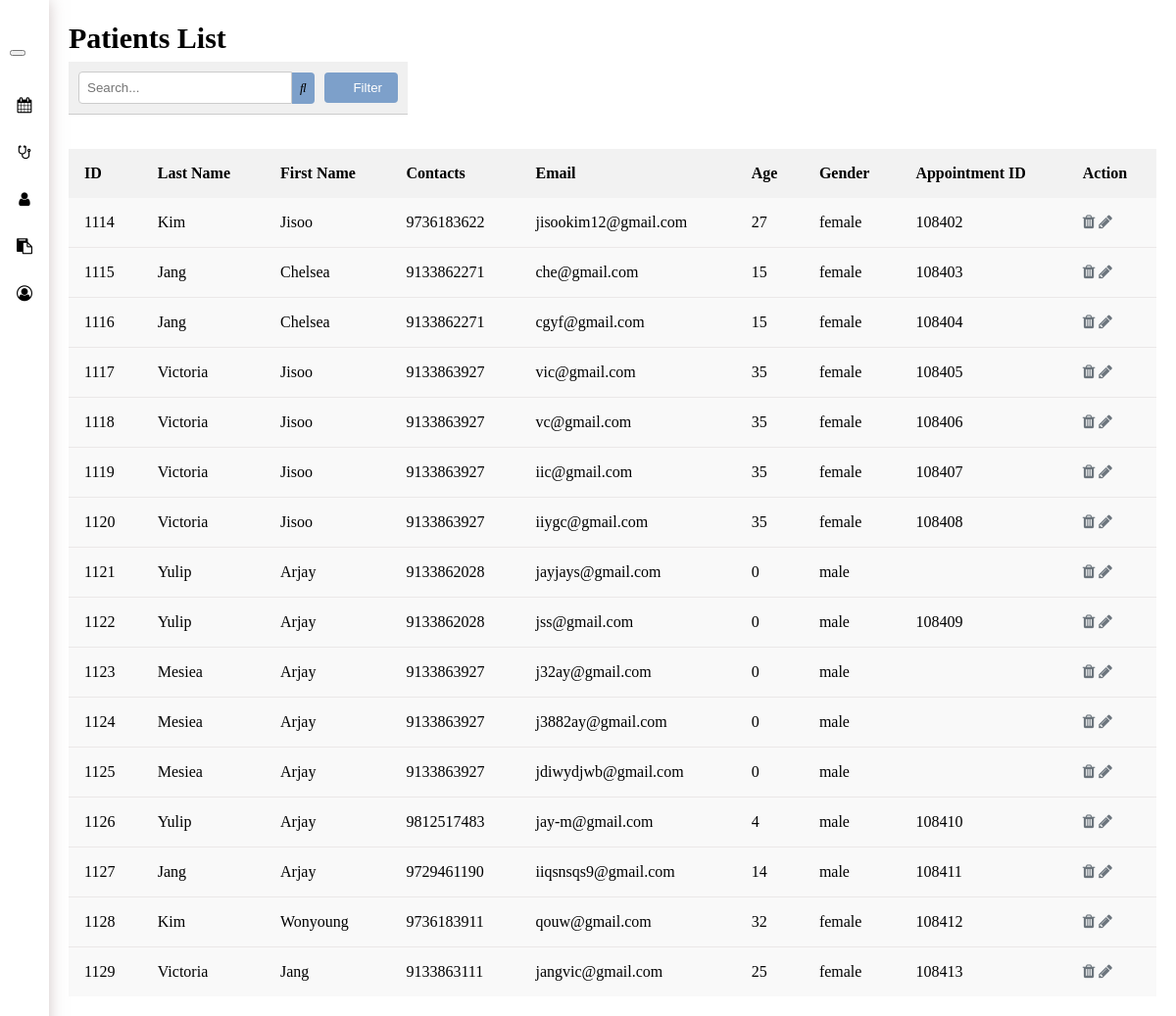
The page /admin_page/patients.php (signed in) on the database as committed earlier.
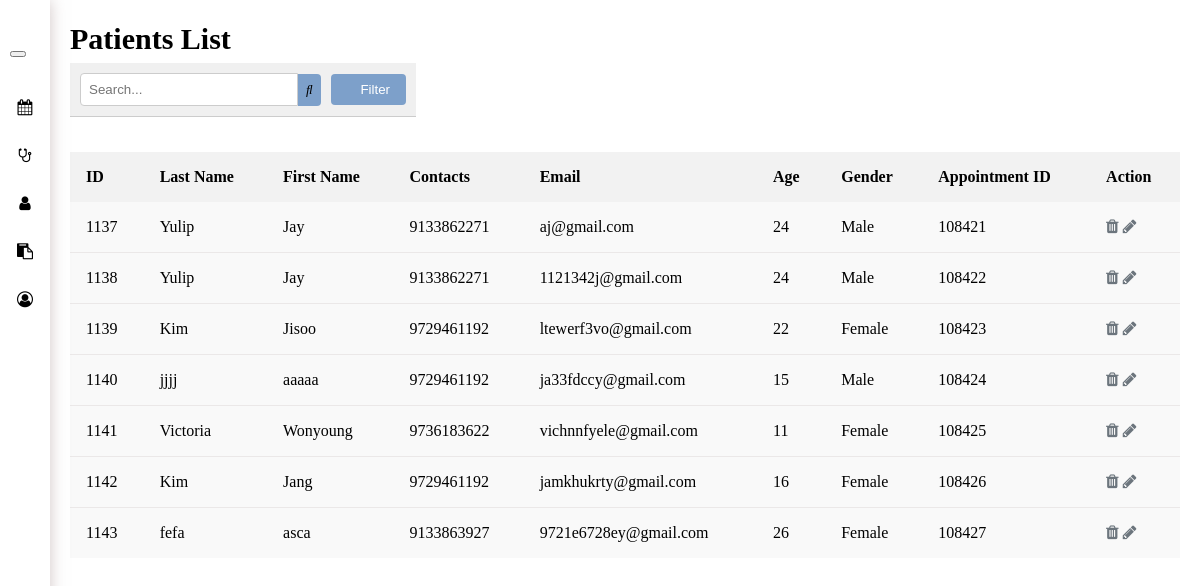
The same page on the database as committed later.
### tables this page shows
CREATE TABLE `tblappoint` (
  `apt_id` int(11) NOT NULL,
  `ptn_id` int(11) NOT NULL,
  `doc_id` int(11) NOT NULL,
  `serv_id` int(11) NOT NULL,
  `apt_time` time DEFAULT NULL,
  `apt_date` date DEFAULT NULL,
  `sched_status` varchar(20) NOT NULL
);

CREATE TABLE `tblpatient` (
  `ptn_id` int(11) NOT NULL,
  `ptn_fname` varchar(100) NOT NULL,
  `ptn_lname` varchar(100) NOT NULL,
  `ptn_birthdate` date NOT NULL,
  `ptn_gender` varchar(30) NOT NULL,
  `ptn_contact` bigint(30) NOT NULL,
  `ptn_email` varchar(50) NOT NULL
);

### admin_page/patients.php (the view, shortened to what this page needs)
<?php
include '../config.php';
$patientSql = "SELECT p.ptn_id AS ID, p.ptn_lname AS 'Last Name', p.ptn_fname AS 'First Name',
                     p.ptn_contact AS Contacts, p.ptn_email AS Email,
                     TIMESTAMPDIFF(YEAR, p.ptn_birthdate, CURDATE()) AS Age, p.ptn_gender AS Gender,
                     a.apt_id AS 'Appointment ID'
              FROM tblpatient p
              LEFT JOIN tblappoint a ON p.ptn_id = a.ptn_id";
$patientResult = $conn->query($patientSql);
?>
<!DOCTYPE html>
<html lang="en">
<head>
  <link rel="stylesheet" href="admin_style.css?v=<?php echo time(); ?>">
  <link rel="stylesheet" href="https://cdnjs.cloudflare.com/ajax/libs/font-awesome/4.7.0/css/font-awesome.min.css">
</head>
<body>
  <div class="sidebar">
    <div class="navbar">
      <button class="nav-icon" onclick="toggleSidebar()">
      </button>
    </div>
    <ul class="nav-links">
        <li><a href="admin_landing_page.php"><i class="fa fa-calendar"></i> <span>Calendar</span></a></li>
        <li><a href="doctor.php"><i class="fa fa-stethoscope"></i> <span>Doctor</span></a></li>
        <li><a href="patients.php"><i class="fa fa-user"></i> <span>Patient</span></a></li>
        <li><a href="appointment.php"><i class="fa fa-clipboard"></i> <span>Appointment</span></a></li>
        <li><a href="account_details.php"><i class="fa fa-user-circle-o"></i> <span>Account Details</span></a></li>
    </ul>
  </div>
  <div class="content">
    <h2>Patients List</h2>
      <div class="toolbar">
        <div class="toolbar__search">
          <input type="text" placeholder="Search...">
          <button class="search-button"><i class="fas fa-search"></i></button>
        </div>
        <div class="toolbar__filter">
          <button class="filter-button"><i class="fas fa-filter"></i> Filter</button>
        </div>
      </div>
      <table class="doctor-table">
        <thead>
          <tr>
            <th>ID</th>
            <th>Last Name</th>
            <th>First Name</th>
            <th>Contacts</th>
            <th>Email</th>
            <th>Age</th>
            <th>Gender</th>
            <th>Appointment ID</th>
            <th>Action</th>
          </tr>
        </thead>
        <tbody>
          <?php
            if ($patientResult->num_rows > 0) {
                while ($row = $patientResult->fetch_assoc()) {
                    echo "<tr>";
                    echo "<td>" . $row['ID'] . "</td>";
                    echo "<td>" . $row['Last Name'] . "</td>";
                    echo "<td>" . $row['First Name'] . "</td>";
                    echo "<td>" . $row['Contacts'] . "</td>";
                    echo "<td>" . $row['Email'] . "</td>";
                    echo "<td>" . $row['Age'] . "</td>";
                    echo "<td>" . $row['Gender'] . "</td>";
                    echo "<td>" . $row['Appointment ID'] . "</td>";
                    echo "<td><i class='fa fa-trash delete-icon action-icon'></i> <i class='fa fa-pencil edit-icon action-icon'></i></td>";
                    echo "</tr>";
                }
            } else {
                echo "<tr><td colspan='9'>No records found</td></tr>";
            }
          ?>
        </tbody>
      </table>
  </div>
</body>
</html>

Rows that differ between the two databases and show on the page:
removed tblappoint: ptn.ptn_id "1114", ptn.ptn_lname "Kim", ptn.ptn_fname "Jisoo", ptn.ptn_contact "9736183622", ptn.ptn_email "jisookim12@gmail.com", Age "27", ptn.ptn_gender "female", apt_id "108402"
removed tblappoint: ptn.ptn_id "1115", ptn.ptn_lname "Jang", ptn.ptn_fname "Chelsea", ptn.ptn_contact "9133862271", ptn.ptn_email "che@gmail.com", Age "15", ptn.ptn_gender "female", apt_id "108403"
removed tblappoint: ptn.ptn_id "1116", ptn.ptn_lname "Jang", ptn.ptn_fname "Chelsea", ptn.ptn_contact "9133862271", ptn.ptn_email "cgyf@gmail.com", Age "15", ptn.ptn_gender "female", apt_id "108404"
removed tblappoint: ptn.ptn_id "1117", ptn.ptn_lname "Victoria", ptn.ptn_fname "Jisoo", ptn.ptn_contact "9133863927", ptn.ptn_email "vic@gmail.com", Age "35", ptn.ptn_gender "female", apt_id "108405"
removed tblappoint: ptn.ptn_id "1118", ptn.ptn_lname "Victoria", ptn.ptn_fname "Jisoo", ptn.ptn_contact "9133863927", ptn.ptn_email "vc@gmail.com", Age "35", ptn.ptn_gender "female", apt_id "108406"
removed tblappoint: ptn.ptn_id "1119", ptn.ptn_lname "Victoria", ptn.ptn_fname "Jisoo", ptn.ptn_contact "9133863927", ptn.ptn_email "iic@gmail.com", Age "35", ptn.ptn_gender "female", apt_id "108407"
removed tblappoint: ptn.ptn_id "1120", ptn.ptn_lname "Victoria", ptn.ptn_fname "Jisoo", ptn.ptn_contact "9133863927", ptn.ptn_email "iiygc@gmail.com", Age "35", ptn.ptn_gender "female", apt_id "108408"
removed tblpatient: ptn_id "1121", ptn_lname "Yulip", ptn_fname "Arjay", ptn_contact "9133862028", ptn_email "jayjays@gmail.com", Age "0", ptn_gender "male"
removed tblappoint: ptn.ptn_id "1122", ptn.ptn_lname "Yulip", ptn.ptn_fname "Arjay", ptn.ptn_contact "9133862028", ptn.ptn_email "jss@gmail.com", Age "0", ptn.ptn_gender "male", apt_id "108409"
removed tblpatient: ptn_id "1123", ptn_lname "Mesiea", ptn_fname "Arjay", ptn_contact "9133863927", ptn_email "j32ay@gmail.com", Age "0", ptn_gender "male"
removed tblpatient: ptn_id "1124", ptn_lname "Mesiea", ptn_fname "Arjay", ptn_contact "9133863927", ptn_email "j3882ay@gmail.com", Age "0", ptn_gender "male"
removed tblpatient: ptn_id "1125", ptn_lname "Mesiea", ptn_fname "Arjay", ptn_contact "9133863927", ptn_email "jdiwydjwb@gmail.com", Age "0", ptn_gender "male"
removed tblappoint: ptn.ptn_id "1126", ptn.ptn_lname "Yulip", ptn.ptn_fname "Arjay", ptn.ptn_contact "9812517483", ptn.ptn_email "jay-m@gmail.com", Age "4", ptn.ptn_gender "male", apt_id "108410"
removed tblappoint: ptn.ptn_id "1127", ptn.ptn_lname "Jang", ptn.ptn_fname "Arjay", ptn.ptn_contact "9729461190", ptn.ptn_email "iiqsnsqs9@gmail.com", Age "14", ptn.ptn_gender "male", apt_id "108411"
removed tblappoint: ptn.ptn_id "1128", ptn.ptn_lname "Kim", ptn.ptn_fname "Wonyoung", ptn.ptn_contact "9736183911", ptn.ptn_email "qouw@gmail.com", Age "32", ptn.ptn_gender "female", apt_id "108412"
removed tblappoint: ptn.ptn_id "1129", ptn.ptn_lname "Victoria", ptn.ptn_fname "Jang", ptn.ptn_contact "9133863111", ptn.ptn_email "jangvic@gmail.com", Age "25", ptn.ptn_gender "female", apt_id "108413"
added tblappoint: ptn.ptn_id "1137", ptn.ptn_lname "Yulip", ptn.ptn_fname "Jay", ptn.ptn_contact "9133862271", ptn.ptn_email "aj@gmail.com", Age "24", ptn.ptn_gender "Male", apt_id "108421"
added tblappoint: ptn.ptn_id "1138", ptn.ptn_lname "Yulip", ptn.ptn_fname "Jay", ptn.ptn_contact "9133862271", ptn.ptn_email "1121342j@gmail.com", Age "24", ptn.ptn_gender "Male", apt_id "108422"
added tblappoint: ptn.ptn_id "1139", ptn.ptn_lname "Kim", ptn.ptn_fname "Jisoo", ptn.ptn_contact "9729461192", ptn.ptn_email "ltewerf3vo@gmail.com", Age "22", ptn.ptn_gender "Female", apt_id "108423"
added tblappoint: ptn.ptn_id "1140", ptn.ptn_lname "jjjj", ptn.ptn_fname "aaaaa", ptn.ptn_contact "9729461192", ptn.ptn_email "ja33fdccy@gmail.com", Age "15", ptn.ptn_gender "Male", apt_id "108424"
added tblappoint: ptn.ptn_id "1141", ptn.ptn_lname "Victoria", ptn.ptn_fname "Wonyoung", ptn.ptn_contact "9736183622", ptn.ptn_email "vichnnfyele@gmail.com", Age "11", ptn.ptn_gender "Female", apt_id "108425"
added tblappoint: ptn.ptn_id "1142", ptn.ptn_lname "Kim", ptn.ptn_fname "Jang", ptn.ptn_contact "9729461192", ptn.ptn_email "jamkhukrty@gmail.com", Age "16", ptn.ptn_gender "Female", apt_id "108426"
added tblappoint: ptn.ptn_id "1143", ptn.ptn_lname "fefa", ptn.ptn_fname "asca", ptn.ptn_contact "9133863927", ptn.ptn_email "9721e6728ey@gmail.com", Age "26", ptn.ptn_gender "Female", apt_id "108427"
